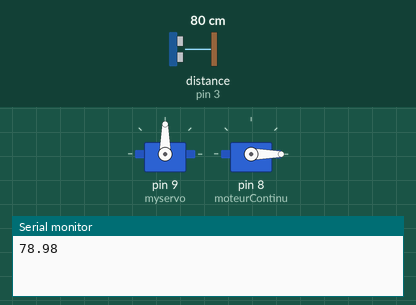
Bench run of a sketch on a simulated Arduino Uno, built with avr-gcc and run on an emulated ATmega328P. Shown: 2 × servo, the last lines printed to the serial monitor. Wiring (inferred from the names in the program): ultrasonic range finder: trigger pin 2; echo pin 3. The inputs (shaded band) are chosen by the test bench; at power-on: distance to the obstacle (sensor on pin 3) 80 cm. The echo pulse lasts 58.3 µs per cm.

Above: at 3.2 s.
3.3 s: distance to the obstacle (sensor on pin 3) set to 2 cm
At 6.4 s:
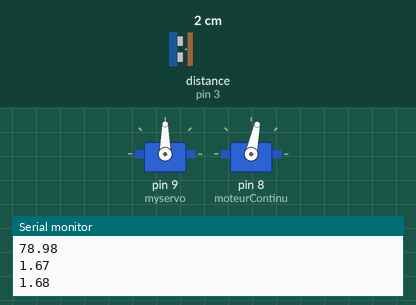
7.5 s: distance to the obstacle (sensor on pin 3) set to 9 cm
11.7 s: distance to the obstacle (sensor on pin 3) set to 12 cm
At 12.5 s:
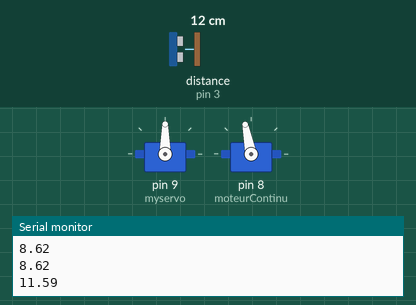
19.8 s: distance to the obstacle (sensor on pin 3) set to 4 cm
24.0 s: distance to the obstacle (sensor on pin 3) set to 18 cm
At 27.17 s:
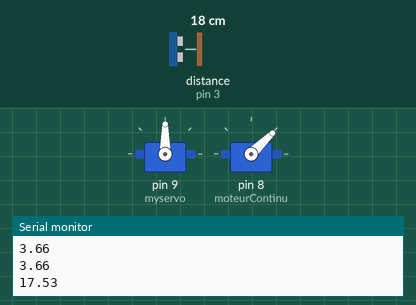
Timing chart, 0 to 33.1 s (numbered marks = the images above; inputs shaded):
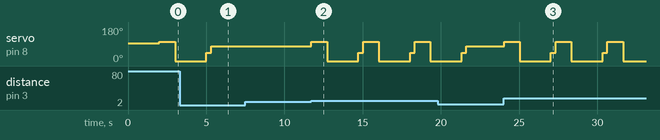

The sketch:

Contr_ler_la_voiture_par_libraire_servo.ino
```cpp
/* Nom: ultra-son + avancer
*  Description : La voiture avance si la voiture rencontre les obstacles. La voiture va arrêter.
*  Date : 03.30
*  Version : 1.0
*/

#include <Servo.h>  //Utiliser le librairie interne d'arduino
#define Trig 2      //Pin Tring connecter avec IO D2
#define Echo 3      //Pin Echo connecter avec IO D3
float cm;           //La distance capturer par le capteur ultra-son
Servo myservo;      // Creer un objet myservo(pour contrôler le servomoteur)
Servo moteurContinu;//Creer un objet moteurContinu(pour contrôler le moteur continu)
float temp;
void setup() {
  pinMode(Trig, OUTPUT);
  pinMode(Echo, INPUT);
  myservo.attach(9);        // attaches the servo on pin 9 to the servo object
  moteurContinu.attach(8);  // attches the servo on pin 8 to the motor continue
  Serial.begin(9600);      // Configurer le baud-rate

   moteurContinu.write(1500);              // Initialiser le signal pour le moteur(1500: bouge pas)
   delay(2000);             // attendre 2s pour finir la inialisation
}

void loop() {
  //pour tourner à gauche : myservo.write(45);
  //pour tourner à droite : myservo.write(135);
  //au centre : myservo.write(0);
  //avancer en vitesse lante :moteurContinu.writeMicroseconds(1585);
  //reculer en vitesse lante :moteurContinu.writeMicroseconds(1350);
  digitalWrite(Trig, LOW); //envoyer un low('0') vers Trig
  delayMicroseconds(2);    //attends 2us
  digitalWrite(Trig,HIGH); //envoyer un high('1')
  delayMicroseconds(10);    //attends 10us
  digitalWrite(Trig, LOW); //remettre le trig à '0'

  temp = float(pulseIn(Echo, HIGH)); // stocker le tps de retour
  cm = (temp * 17 )/1000;           // conversion de temps de retour vers la distance
       Serial.println(cm);         //permet de lire la résulat sur le console
        if(cm>10)                  // si la distance est >1m, le robot avance
        {
         moteurContinu.writeMicroseconds(1585);
         delay(1000);
         moteurContinu.writeMicroseconds(0);
         delay(2000);
          moteurContinu.writeMicroseconds(1000);

        }
        else
        {
               moteurContinu.writeMicroseconds(1500);              //sinon il va arrêter

               moteurContinu.writeMicroseconds(1350);
               delay(500);
        }
     delay(300);
  }
```

Measured:
- the behaviour switches between 10 and 11 cm on distance to the obstacle (sensor on pin 3) (found by bisection; images 1 and 2)
- after the input at 11.7 s, servo on pin 8 (moteurContinu): 78° → 101° at once, then repeats every 3.3 s: 0° 2.0 s, 44° 0.30 s, 101° 1.0 s
- after the input at 24.0 s, servo on pin 8 (moteurContinu): 78° → 101° at once, then repeats every 3.3 s: 0° 2.0 s, 44° 0.30 s, 101° 1.0 s
